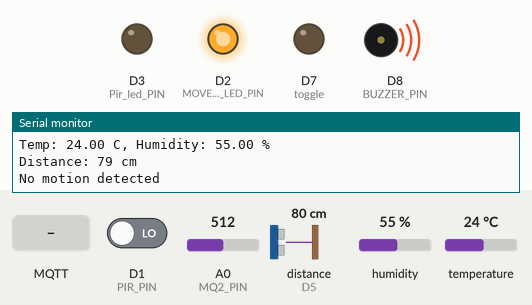
This sketch was run on a simulated ESP8266 (NodeMCU). On the bench: output pins drawn as LEDs (lit = HIGH), buzzer (waves = sounding, pin HIGH), the last lines printed to the serial monitor. Wiring (inferred from the names in the program): ultrasonic range finder: trigger D6; echo D5. Dashed ring = blinking. The test bench sets the inputs (shaded band); at power-on: distance to the obstacle (sensor on D5) 80 cm, D1 (PIR_PIN) LOW, A0 (MQ2_PIN) = 512, humidity 55 %, temperature 24 °C. The echo pulse lasts 58.3 µs per cm; WiFi joins after 1.5 s; servers stay silent unless stated; no MQTT or app messages arrive unless stated; pins used as bus, display or sensor lines are not drawn.

Above: at 2.7 s.
2.8 s: distance to the obstacle (sensor on D5) set to 95 cm
5.0 s: distance to the obstacle (sensor on D5) set to 105 cm
At 6.6 s:
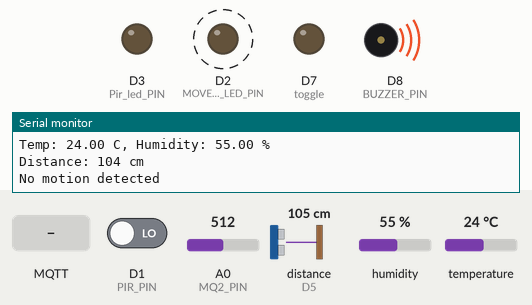
12.3 s: D1 (PIR_PIN) driven HIGH
At 15.3 s:
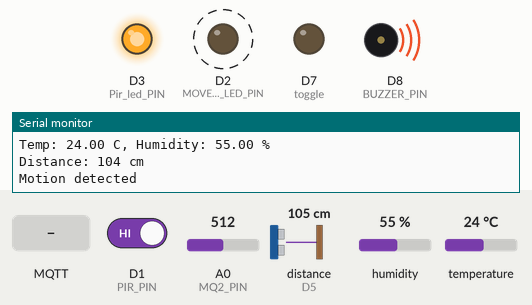
17.2 s: MQTT message "1" arrives on the first subscribed topic
At 18.3 s:
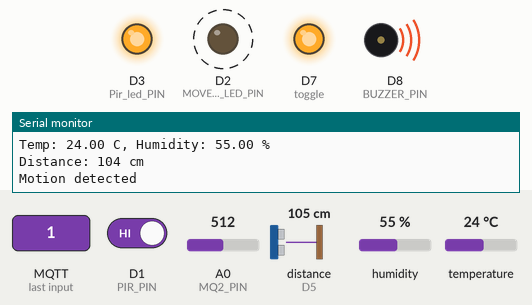
21.2 s: A0 (MQ2_PIN) set to 217
24.7 s: A0 (MQ2_PIN) set to 192
At 27.7 s:
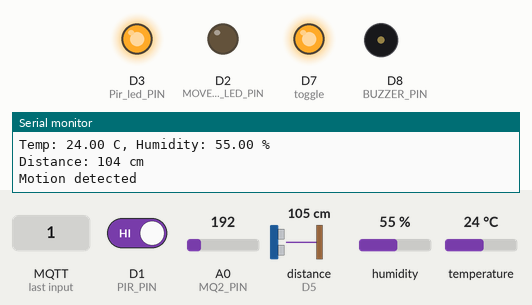
Timing chart, 0 to 28.8 s (numbered marks = the images above; inputs shaded):
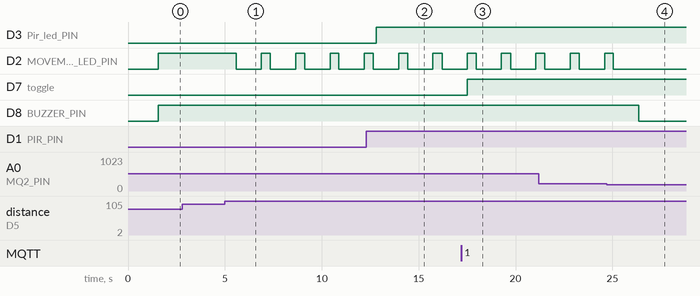

The sketch:

smart_home.ino
```cpp
// Include required libraries
#include <DHT.h>            // Library for DHT sensor (temperature and humidity)
#include <ESP8266WiFi.h>     // Library for ESP8266 WiFi connection
#include <PubSubClient.h>    // Library for MQTT communication
#include <FirebaseESP8266.h> // Library for Firebase communication

// WiFi credentials for connecting to the local WiFi network
const char* ssid = "WIFI_SSID";      // WiFi SSID
const char* password = "WIFI_PASSWORD"; // WiFi password

// MQTT server configuration
const char* mqttServer = "192.168.122.220";  // IP address of MQTT broker
const int mqttPort = 1884;                   // MQTT broker port

// Firebase configuration
#define FIREBASE_HOST "your_RDB_URL"           // Firebase Realtime Database URL
#define FIREBASE_API_KEY "your_firebaseRDB_key" // Firebase API key
FirebaseData firebaseData;                    // Firebase data instance
FirebaseAuth firebaseAuth;                    // Firebase authentication instance
FirebaseConfig firebaseConfig;                // Firebase config instance

// Pin configuration for various sensors and actuators
#define DHTPIN D4            // Pin connected to DHT sensor
#define DHTTYPE DHT11        // Type of DHT sensor (DHT11)
#define Pir_led_PIN  D3      // Pin connected to the PIR sensor LED
#define MOVEMENT_LED_PIN D2  // Pin for the movement indication LED
#define MQ2_PIN A0           // Pin for the gas sensor (MQ2)
#define PIR_PIN D1           // Pin for the PIR motion sensor
#define TRIG_PIN D6          // Pin for the ultrasonic sensor trigger
#define ECHO_PIN D5          // Pin for the ultrasonic sensor echo
#define toggle D7            // Pin for controlling the LED state
#define BUZZER_PIN D8        // Pin for the buzzer

// Create an instance of the DHT sensor class
DHT dht(DHTPIN, DHTTYPE);

// Sensor threshold and state variables
int gasThreshold = 200;  // Threshold for gas sensor activation (buzzer)
int gasValue = 0;        // Variable to store the gas sensor value
long duration;           // Variable for the duration of the ultrasonic pulse
int distance;            // Variable to store the distance value from the ultrasonic sensor
int pirState = LOW;      // PIR sensor state (motion detected or not)
bool ledState = LOW;     // Initial state of the LED (OFF)

// Create an instance of PubSubClient for MQTT communication
WiFiClient espClient;        // WiFi client instance for MQTT
PubSubClient client(espClient);  // MQTT client instance

// Topics for MQTT communication
const char* gasTopic = "home/sensors/gas";              // Topic for gas sensor data
const char* tempHumidTopic = "home/sensors/tempHumid";  // Topic for temperature and humidity data
const char* distanceTopic = "home/sensors/distance";    // Topic for distance data
const char* motionTopic = "home/sensors/motion";        // Topic for motion (PIR) data
const char* ledControlTopic = "home/control/led";       // Topic for controlling the LED

// Setup function runs once during startup
void setup() {
  // Start serial communication for debugging
  Serial.begin(9600);

  // Initialize the DHT sensor
  dht.begin();

  // Pin configuration for various sensors and actuators
  pinMode(MOVEMENT_LED_PIN, OUTPUT);  // Set movement LED pin as output
  pinMode(Pir_led_PIN, OUTPUT);       // Set PIR LED pin as output
  pinMode(MQ2_PIN, INPUT);            // Set gas sensor pin as input
  pinMode(TRIG_PIN, OUTPUT);          // Set trigger pin for ultrasonic sensor as output
  pinMode(ECHO_PIN, INPUT);           // Set echo pin for ultrasonic sensor as input
  pinMode(PIR_PIN, INPUT);            // Set PIR sensor pin as input
  pinMode(toggle, OUTPUT);            // Set LED control pin as output
  pinMode(BUZZER_PIN, OUTPUT);        // Set buzzer pin as output

  // Initialize WiFi, MQTT, and Firebase
  setupWiFi();
  client.setServer(mqttServer, mqttPort);  // Set MQTT server IP and port
  client.setCallback(callback);           // Set the callback function for MQTT

  // Initialize Firebase configuration
  firebaseConfig.host = FIREBASE_HOST;          // Set Firebase host URL
  firebaseConfig.api_key = FIREBASE_API_KEY;    // Set Firebase API key
  Firebase.begin(&firebaseConfig, &firebaseAuth);  // Initialize Firebase
}

// Function to connect to WiFi
void setupWiFi() {
  delay(10);
  Serial.println("Connecting to WiFi...");
  WiFi.begin(ssid, password);  // Attempt to connect to the WiFi network

  // Wait for the WiFi connection
  while (WiFi.status() != WL_CONNECTED) {
    delay(500);
    Serial.print(".");
  }
  Serial.println("Connected to WiFi.");  // WiFi connection successful
}

// Main loop function runs repeatedly
void loop() {
  // Ensure MQTT client is connected
  if (!client.connected()) {
    reconnectMQTT();  // Reconnect MQTT if disconnected
  }
  client.loop();  // Handle MQTT communication

  // Gas sensor reading and processing
  gasValue = analogRead(MQ2_PIN);  // Read gas sensor value
  digitalWrite(MOVEMENT_LED_PIN, gasValue > gasThreshold ? HIGH : LOW);  // Turn on LED if gas value exceeds threshold

  // Check if gas value exceeds the threshold and activate buzzer
  if (gasValue > gasThreshold) {
    digitalWrite(BUZZER_PIN, HIGH);  // Turn on buzzer
  } else {
    digitalWrite(BUZZER_PIN, LOW);   // Turn off buzzer
  }

  // Publish gas sensor data to MQTT and Firebase
  Serial.print("Gas sensor value: ");
  Serial.println(gasValue);
  char gasStr[10];
  itoa(gasValue, gasStr, 10);  // Convert gas value to string
  client.publish(gasTopic, gasStr);  // Publish to MQTT
  Firebase.setInt(firebaseData, "/sensors/gas", gasValue);  // Publish to Firebase

  // Temperature and humidity reading
  float temperature = dht.readTemperature();  // Read temperature
  float humidity = dht.readHumidity();       // Read humidity

  // Check if the temperature and humidity readings are valid
  if (!isnan(temperature) && !isnan(humidity)) {
    // Publish data to MQTT
    String tempHumidMessage = "Temp: " + String(temperature, 2) + " C, Humidity: " + String(humidity, 2) + " %";
    Serial.println(tempHumidMessage);
    client.publish(tempHumidTopic, tempHumidMessage.c_str());  // Publish temperature and humidity to MQTT

    // Publish data to Firebase
    Firebase.setFloat(firebaseData, "/sensors/temperature", temperature);  // Publish temperature to Firebase
    Firebase.setFloat(firebaseData, "/sensors/humidity", humidity);  // Publish humidity to Firebase
  } else {
    Serial.println("Failed to read from DHT sensor!");  // If sensor readings fail
  }

  // Ultrasonic sensor reading
  digitalWrite(TRIG_PIN, LOW);
  delayMicroseconds(2);
  digitalWrite(TRIG_PIN, HIGH);
  delayMicroseconds(10);
  digitalWrite(TRIG_PIN, LOW);
  duration = pulseIn(ECHO_PIN, HIGH);  // Measure pulse duration
  distance = duration * 0.034 / 2;    // Calculate distance

  // Control LED based on distance
  digitalWrite(MOVEMENT_LED_PIN, distance < 100 ? HIGH : LOW);

  // Publish distance data to MQTT and Firebase
  Serial.print("Distance: ");
  Serial.print(distance);
  Serial.println(" cm");
  char distStr[10];
  itoa(distance, distStr, 10);  // Convert distance to string
  client.publish(distanceTopic, distStr);  // Publish to MQTT
  Firebase.setInt(firebaseData, "/sensors/distance", distance);  // Publish to Firebase

  // PIR sensor (motion detection)
  pirState = digitalRead(PIR_PIN);  // Read PIR sensor value
  digitalWrite(Pir_led_PIN, pirState == HIGH ? HIGH : LOW);  // Turn on LED if motion is detected
  client.publish(motionTopic, pirState == HIGH ? "Motion detected" : "No motion detected");  // Publish motion state to MQTT
  Serial.println(pirState == HIGH ? "Motion detected" : "No motion detected");  // Print to serial monitor
  Firebase.setString(firebaseData, "/sensors/motion", pirState == HIGH ? "Motion detected" : "No motion detected");  // Publish to Firebase

  delay(1000);  // Wait for 1 second before repeating
}

// Function to reconnect to the MQTT broker
void reconnectMQTT() {
  while (!client.connected()) {
    Serial.print("Attempting MQTT connection...");
    if (client.connect("ESP8266Client")) {
      Serial.println("connected");
      client.subscribe(ledControlTopic);  // Subscribe to LED control topic
    } else {
      Serial.print("failed, rc=");
      Serial.print(client.state());
      delay(5000);  // Wait 5 seconds before retrying
    }
  }
}

// Callback function for handling incoming MQTT messages
void callback(char* topic, byte* payload, unsigned int length) {
  Serial.print("Message arrived [");
  Serial.print(topic);
  Serial.print("] ");
  for (int i = 0; i < length; i++) {
    Serial.print((char)payload[i]);
  }
  Serial.println();

  // If the message is for controlling the LED, toggle its state
  if (strcmp(topic, ledControlTopic) == 0) {
    if ((char)payload[0] == '1') {
      digitalWrite(toggle, HIGH);  // Turn LED on
    } else {
      digitalWrite(toggle, LOW);   // Turn LED off
    }
  }
}
```

Measured:
- the behaviour switches between 100 and 101 cm on distance to the obstacle (sensor on D5) (found by bisection; images 0 and 1)
- the behaviour switches between 201 and 200 on A0 (MQ2_PIN) (found by bisection; images 3 and 4)
- after the input at 5.0 s, D2 (MOVEMENT_LED_PIN): alternates HIGH for 0.46 s and LOW for 1.3 s, starting after 0.58 s
- after the input at 12.3 s, D3 (Pir_led_PIN): LOW → HIGH after 0.52 s
- after the input at 17.2 s, D7 (toggle): LOW → HIGH after 0.31 s
- after the input at 24.7 s, D2 (MOVEMENT_LED_PIN): goes on until 25.1 s, then stays LOW; D8 (BUZZER_PIN): HIGH → LOW after 1.7 s
